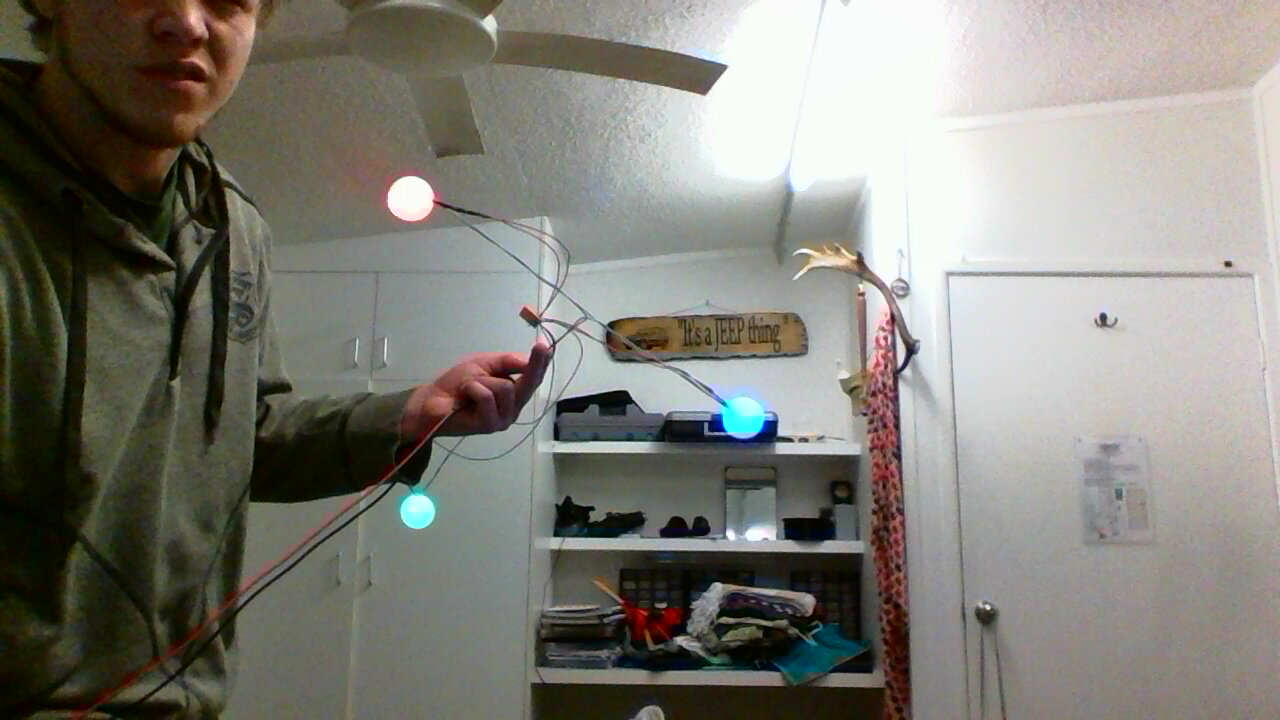
//> input picture computervision/leddetection/led5.jpg, 1280 x 720 px
$ ./ledDetection4   (built with g++ and OpenCV 4)
//> lines starting //> are read from the running program, lines starting //| are printed output that depends on the picture; after the words box and inside, x2 and y2 are one past the last pixel; in counts of white or black regions, pixels touching at a corner belong together
#include "opencv2/core/core.hpp"
#include "opencv2/highgui/highgui.hpp"
#include "opencv2/imgproc/imgproc.hpp"
#include <opencv2/video/background_segm.hpp>
#include "iostream"
#include <stdio.h>
#include <unistd.h>     // UNIX standard function definitions
#include <fcntl.h>      // File control definitions
#include <errno.h>      // Error number definitions
#include <termios.h>    // POSIX terminal control definitions

#define DEBUG 1

//Cropped area size.
#define SQUARE_SIZE 200
#define CROPMIDPOINT 100

//Marker relations
#define BLUE_RED 400
#define GREEN_FRONT 700
//Red Marker Position
#define RED_X 0
#define RED_Y 0
//Green Marker Position
#define GREEN_X BLUE_RED
#define GREEN_Y 0
//Blue Marker Position
#define BLUE_X BLUE_RED*0.5
#define BLUE_Y GREEN_FRONT
//Purple Marker Position
#define PURPLE_X BLUE_RED*0.5
#define PURPLE_Y GREEN_FRONT
#define PURPLE_Z 40

#define OPEN_CLOSE 1 //1 uses and opening procedure, 0 uses a closing procedure.
#define YUV_RGB 0 //1 = YUV, 0 = RGB.

//Canny edge detection threshold, it is quite low due to the low
//brightness of the images.
#define THRESH 60
#define AREA_THRESH 100

#define ELEMENT_TYPE 0
#define OPENING_SIZE 3
#define CLOSING_SIZE 3

//Used to access all of the images.
#define ONESCOLUMN 6
#define TENSCOLUMN 5
#define NUMIMAGES 16

//Middle point of images.
#define MIDDLEX 292
#define MIDDLEY 360

//Colours used in image analysis.
#define WHITE 255
#define MANICOLOUR 127

//Size of the images when displayed.
#define WINDOWX 500
#define WINDOWY 400

using namespace cv;
using namespace std;

Point brightLoc, mousePos;

char input;
int cnt = 0, i, brightness = 0, contourIndex = 0, intense, eleType;

double largestArea, area;

Mat openElement, closeElement;
Rect bRect;
Scalar intenseAvg, yuvColour, color[3], yuvAvg;

vector<vector<Point> > contours;
vector<Vec4i> hierarchy;
vector<Vec3f> circles;

Mat frame; //current frame
Mat fgMaskMOG; //fg mask generated by MOG method
Mat fgMaskMOG2; //fg mask fg mask generated by MOG2 method
Ptr<BackgroundSubtractor> pMOG; //MOG Background subtractor
Ptr<BackgroundSubtractor> pMOG2; //MOG2 Background subtractor
int keyboard;


//Function Prototypes

void onMouse(int event, int x, int y, int flags, void* userdata);
void disImage(char* winName, Mat Image, int Position);

int main(int argc, char** argv) {

	// [6 lines of commented-out code are left out]

	string filename = "led5.jpg";

	//If no argument is given to "./Contours" then MRI1_01.png is used.

	Mat originalImage = imread(filename);
//> originalImage is the input picture: 720 rows x 1280 cols, CV_8UC3; mean B, G, R 119.6, 127.4, 129

	color[0] = Scalar(255, 0, 0);
	color[1] = Scalar(0, 0, 255);

	if(originalImage.empty()) {
		//Checks that the file can be opened, if it can't, prints "can not open"
		//and end the program
		cout << "can not open " << filename << endl;
		return -1;
	}
	if (DEBUG) {cout << "File Loaded\n\r";}

	if( ELEMENT_TYPE == 0 ){ eleType = MORPH_RECT; }
	else if( ELEMENT_TYPE == 1 ){ eleType = MORPH_CROSS; }
	else if( ELEMENT_TYPE == 2) { eleType = MORPH_ELLIPSE; }

	openElement = getStructuringElement(eleType , Size( 2*OPENING_SIZE + 1, 2*OPENING_SIZE+1 ), Point(OPENING_SIZE, OPENING_SIZE));
	closeElement = getStructuringElement(eleType , Size( 2*CLOSING_SIZE + 1, 2*CLOSING_SIZE+1 ), Point(CLOSING_SIZE, CLOSING_SIZE));

	if (DEBUG) {cout << "Elements Created\n\r";}

	//Creates the image variables used for this project, one is used for each step
	//to facilitate debugging and understanding the code.
	Mat image = originalImage.clone(), threshImage, reducedImage, grayImage, erodedImage, colourImages[3], yuvImage, yuvSplit[3], edgeImage, contoursImage, blueImage, redImage, brightImage;

	if (DEBUG) {cout << "Variables Created\n\r";}

	cvtColor(image, yuvImage, CV_BGR2YCrCb);
//> yuvImage: 720 rows x 1280 cols, CV_8UC3; mean of channels 0, 1, 2 127, 129.4, 123.8
	split(yuvImage, yuvSplit);
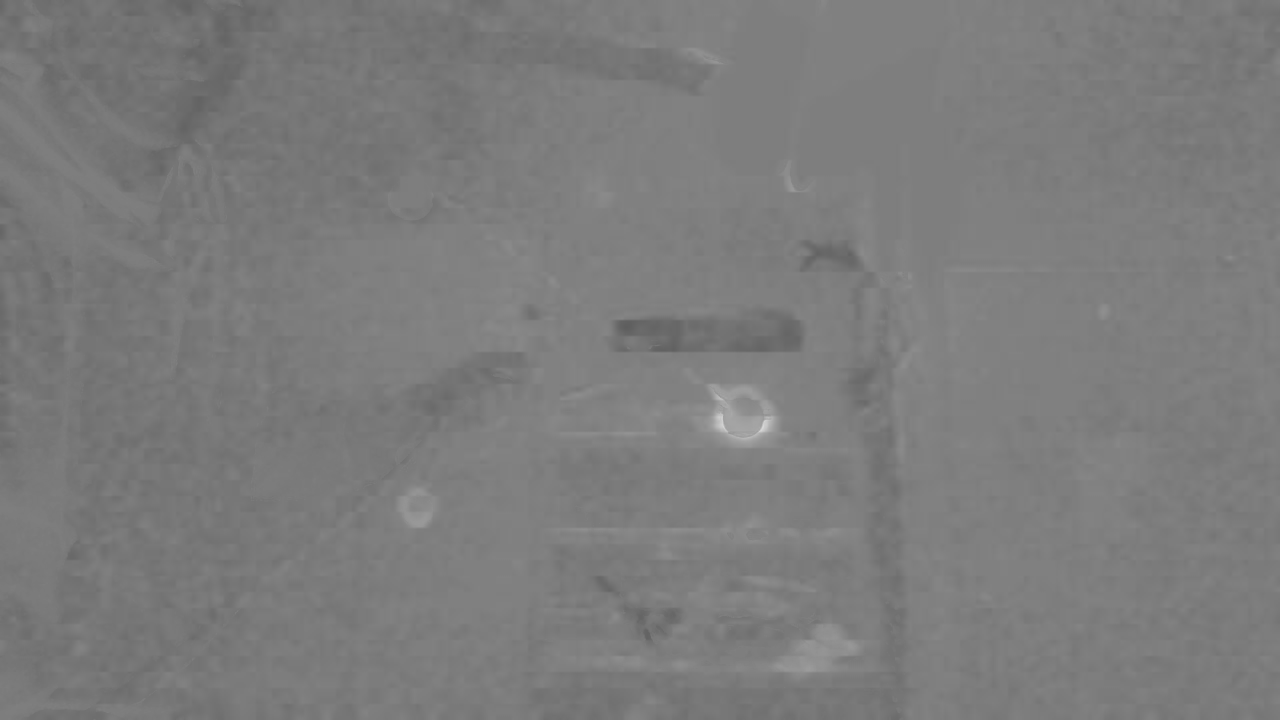
//> yuvSplit[2]: 720 rows x 1280 cols, CV_8UC1; min 94, max 215, mean 123.8
	yuvAvg = mean(yuvImage);
//> yuvAvg = Scalar(127, 129.4, 123.8)

	threshold(yuvSplit[0], brightImage, yuvAvg[0]*1.5, 255, THRESH_TOZERO);
	threshold(yuvSplit[1], redImage, yuvAvg[1]*1.1, 255, THRESH_TOZERO);
	threshold(yuvSplit[2], blueImage, yuvAvg[2]*1.1, 255, THRESH_TOZERO);

	dilate(brightImage, brightImage, closeElement);
	// subtract(brightDImage, brightImage, borderImage);

	disImage((char *)"Bright Image", brightImage, 6);

	disImage((char *)"Yuv Blue Image", blueImage, 1);
	disImage((char *)"Yuv Red Image", redImage, 2);

	//White lights should be reduced, as the markers are distinct colours.
	colourImages[0] = blueImage;// - greenImage*0.3 - redImage*0.3;
	colourImages[1] = redImage;// - greenImage*0.3 - blueImage*0.3;

	bitwise_and(blueImage, brightImage, colourImages[0]);
//> blueImage: 720 rows x 1280 cols, CV_8UC1; min 0, max 208, mean 0.8
	bitwise_and(redImage, brightImage, colourImages[1]);
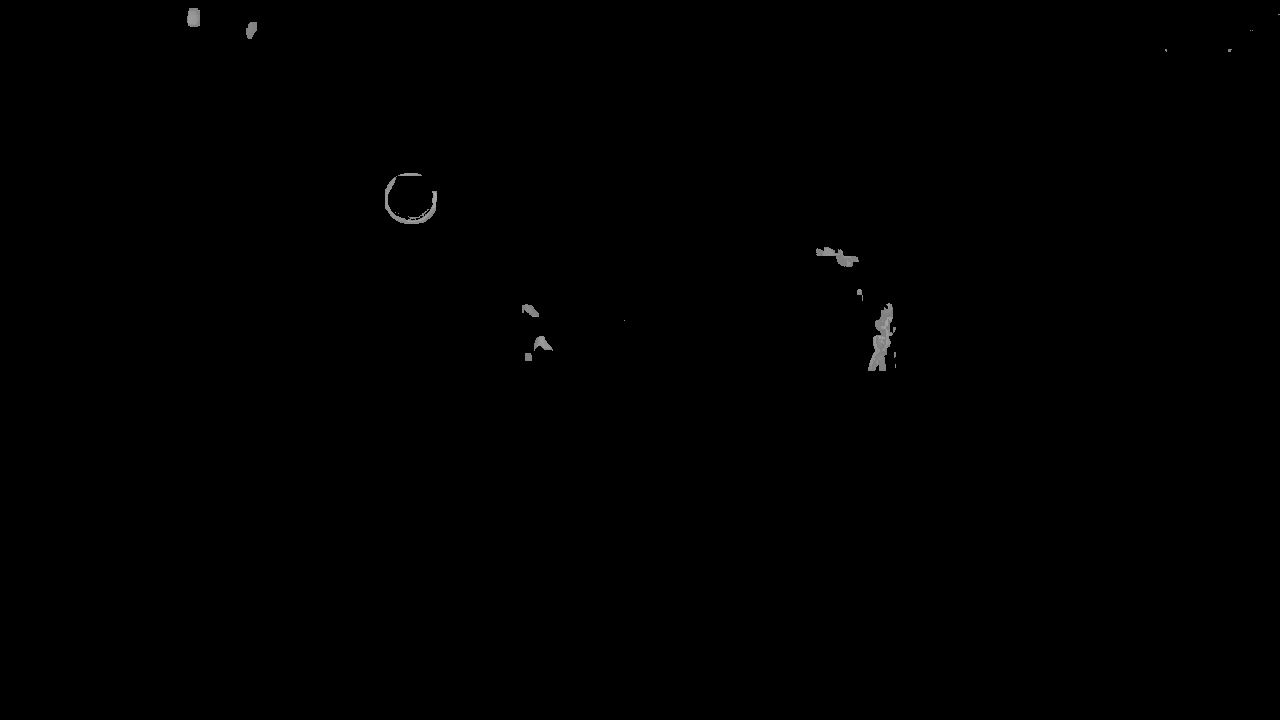
//> redImage: 720 rows x 1280 cols, CV_8UC1; min 0, max 171, mean 0.4

	disImage((char *)"Blue Image 2", colourImages[0], 1);
	disImage((char *)"Red Image 2", colourImages[1], 2);

	if (DEBUG) {cout << "Colours Managed" << endl;}

	for(int k = 0; k <= 1; k++) {
		if (DEBUG) {cout << "Loop: " << k << endl;}

		intenseAvg = mean(colourImages[k]);

		threshold(colourImages[k], threshImage, intenseAvg[0]*1.2, 255, THRESH_BINARY);

		erode(colourImages[k], erodedImage, openElement);
		dilate(erodedImage, threshImage, openElement);

		// Canny(threshImage, edgeImage, THRESH, 2*THRESH, 3);

		contoursImage = threshImage.clone();
		// contoursImage = edgeImage.clone();

		blur(contoursImage, contoursImage, Size(4,4));

		findContours(contoursImage, contours, hierarchy, CV_RETR_EXTERNAL, CV_CHAIN_APPROX_SIMPLE, Point(0,0));

		largestArea = 0;
		area = 0;
		contourIndex = 0;
		for(int i = 0; i<contours.size(); i++) {
			area = contourArea(contours[i], false);
			if(area > AREA_THRESH) {
				// largestArea = area;
				// contourIndex = i;
				bRect = boundingRect(contours[i]);
				rectangle(originalImage, bRect, color[k]);
			}
		}

		switch(k) {
			case 0:
				disImage((char *)"Blue Image 3", threshImage, 1);
				break;
			case 1:
				disImage((char *)"Red Image 3", threshImage, 2);
				break;
		}
	}
//> this loop made 2 passes
//> (intenseAvg, area, bRect) on passes 1 to 2: (Scalar(0.797), 81, Rect(694, 382, 86, 61)), (Scalar(0.397), 295, Rect(186, 7, 16, 22))
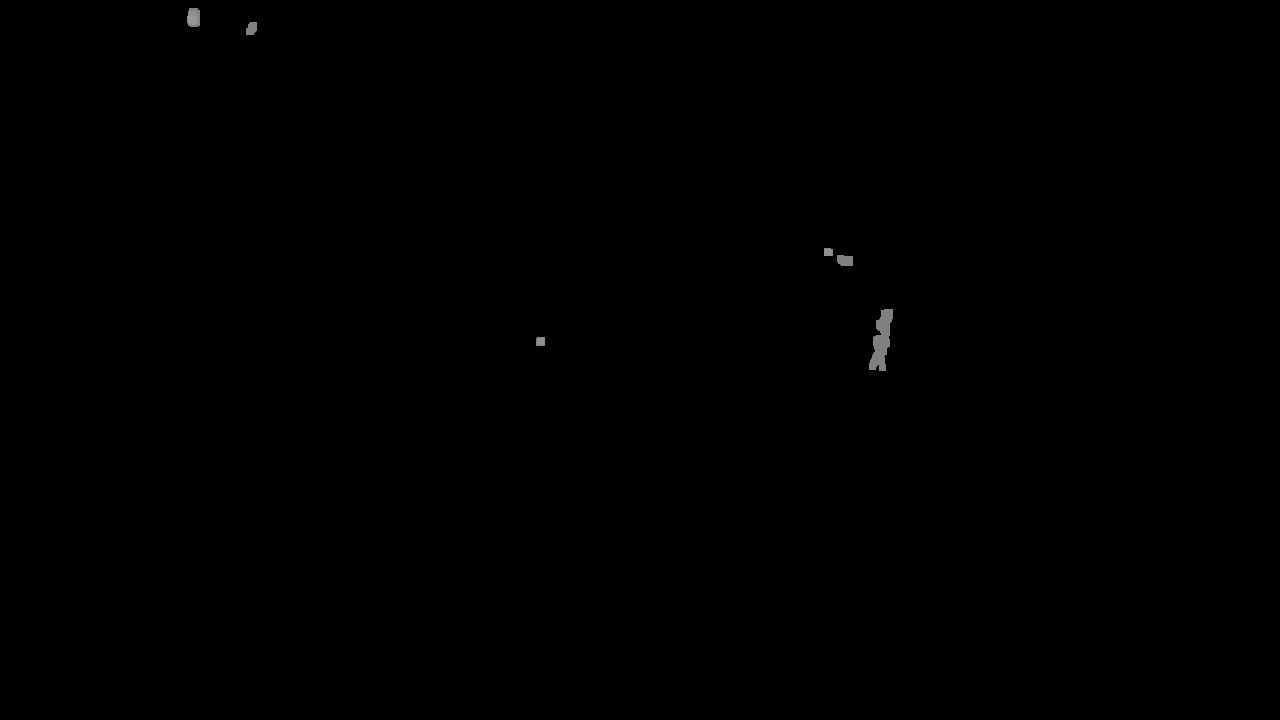
//> threshImage: 720 rows x 1280 cols, CV_8UC1; min 0, max 152, mean 0.2
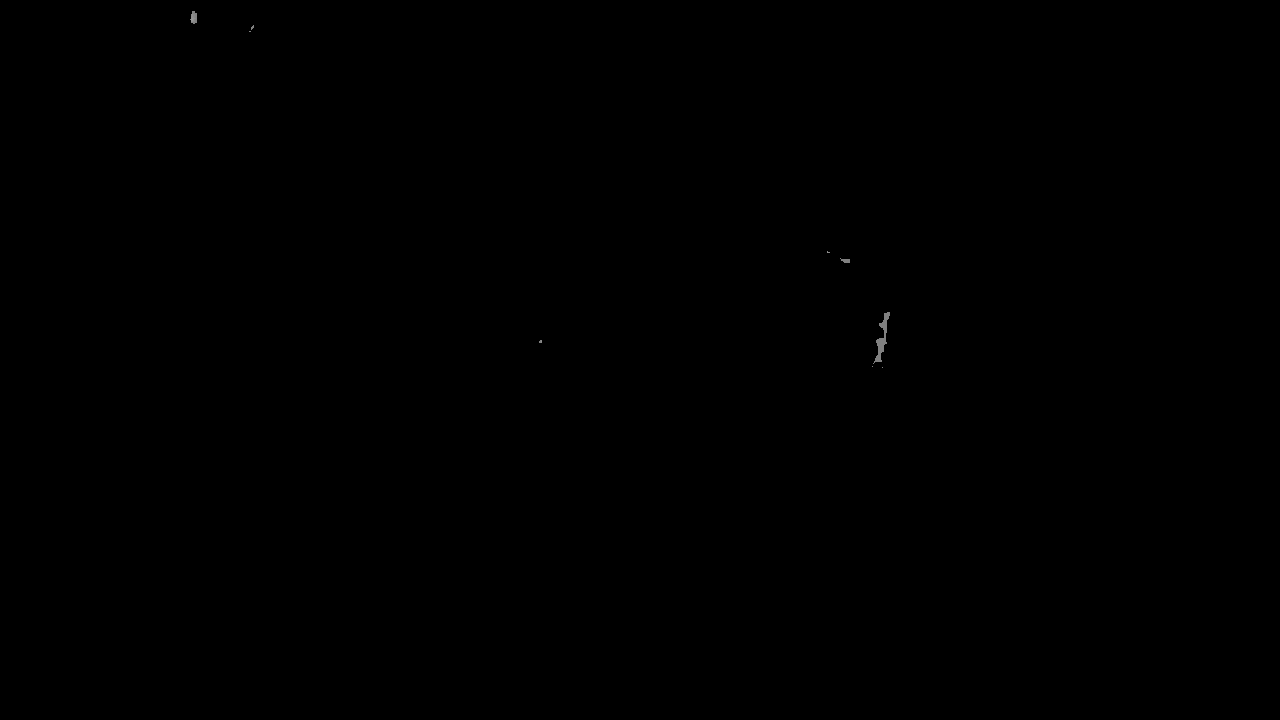
//> erodedImage: 720 rows x 1280 cols, CV_8UC1; min 0, max 152, mean 0.1
//> after the loop, area = 295

	if (DEBUG) {cout << "Analysis Complete" << endl;}

	disImage((char *)"Threshold Image", originalImage, 4);
	waitKey(0);
}

void disImage(char* winName, Mat Image, int Position) {
	namedWindow(winName, WINDOW_NORMAL);
	imshow(winName, Image);
	resizeWindow(winName, WINDOWX, WINDOWY);

	switch (Position) {
		case 1:
			moveWindow(winName, 0, 0);
			break;
		case 2:
			moveWindow(winName, WINDOWX+5, 0);
			break;
		case 3:
			moveWindow(winName, (WINDOWX*2)+10, 0);
			break;
		case 4:
			moveWindow(winName, 0, WINDOWY+25);
			break;
		case 5:
			moveWindow(winName, WINDOWX+5, WINDOWY+25);
			break;
		case 6:
			moveWindow(winName, (WINDOWX*2)+10, WINDOWY+25);
			break;

	}

}

void onMouse(int event, int x, int y, int flags, void* userdata) {
	//Event that is attached to a mouse click after "setMouseCallback" occurs.
	if(event == EVENT_LBUTTONDOWN) {
		mousePos.x = x;
		mousePos.y = y;
	}
}
